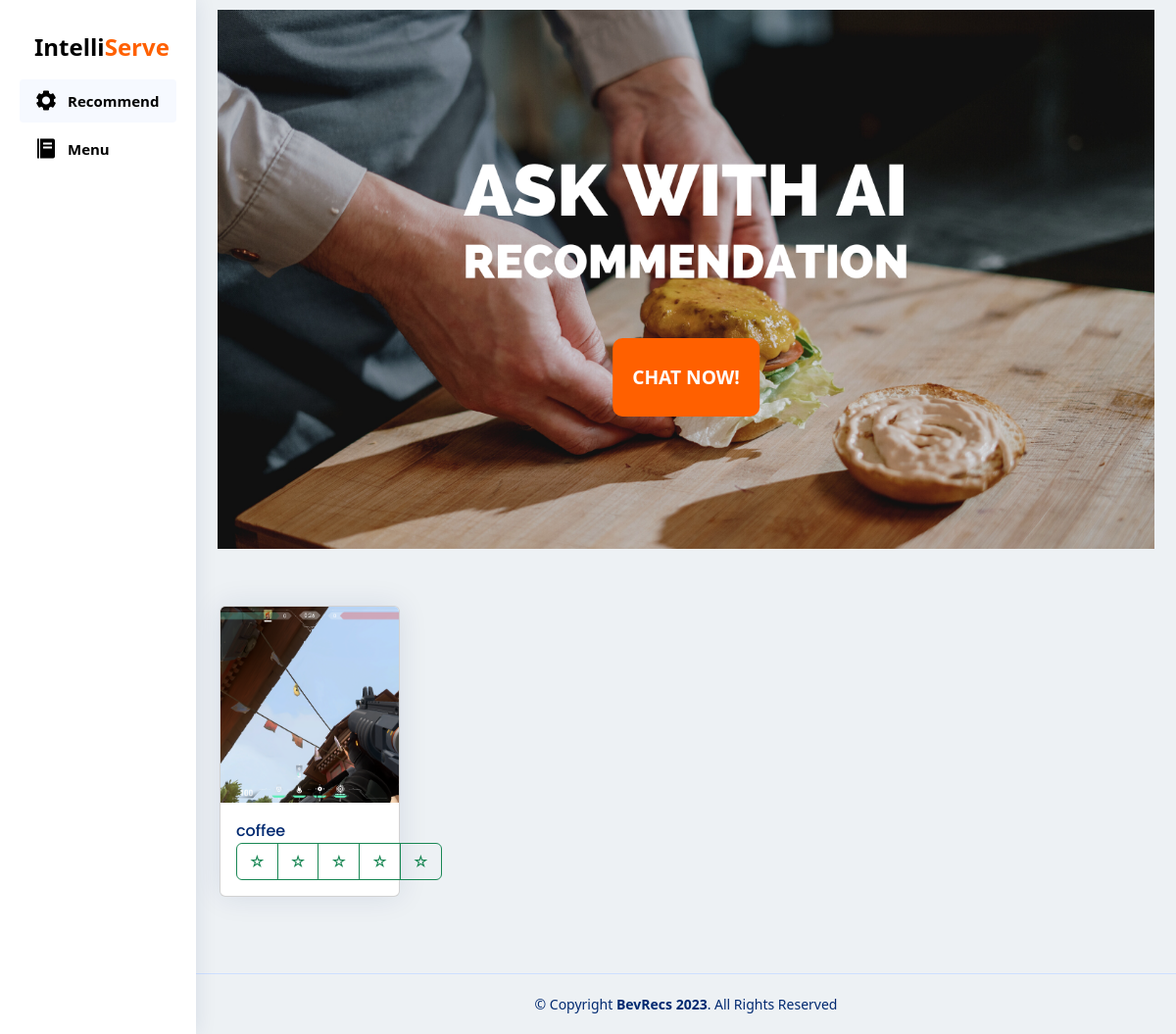
The page /reco/ on the database its author committed.
### pos/models.py (models this page shows)
class MenuDrinks (models.Model):
    menucategory = models.ForeignKey(
        MenuCategory, on_delete=models.CASCADE)
    menuname = models.CharField(max_length=100)
    menuAOPrice1 = models.FloatField( null=True, blank=True)
    menuAOPrice2 = models.FloatField( null=True, blank=True)
    menuAOPrice3 = models.FloatField( null=True, blank=True)
    menuAOPrice4 = models.FloatField( null=True, blank=True)
    menuAOPrice5 = models.FloatField( null=True, blank=True)
    menuimage = models.ImageField(upload_to="mema/")
    menuprice1 = models.FloatField(null=True, blank=True)
    menuprice2 = models.FloatField(null=True, blank=True)
    menuprice3 = models.FloatField(null=True, blank=True)
    ingredient1 = models.ForeignKey(
        Stocks, on_delete=models.CASCADE, related_name='ingredient1', null=True, blank=True)
    ingredient2 = models.ForeignKey(
        Stocks, on_delete=models.CASCADE, related_name='ingredient2', null=True, blank=True)
    ingredient3 = models.ForeignKey(
        Stocks, on_delete=models.CASCADE, related_name='ingredient3', null=True, blank=True)
    ingredient4 = models.ForeignKey(
        Stocks, on_delete=models.CASCADE, related_name='ingredient4', null=True, blank=True)
    ingredient5 = models.ForeignKey(
        Stocks, on_delete=models.CASCADE, related_name='ingredient5', null=True, blank=True)
    ingredient6 = models.ForeignKey(
        Stocks, on_delete=models.CASCADE, related_name='ingredient6', null=True, blank=True)
    ingredient7 = models.ForeignKey(
        Stocks, on_delete=models.CASCADE, related_name='ingredient7', null=True, blank=True)
    ingredient8 = models.ForeignKey(
        Stocks, on_delete=models.CASCADE, related_name='ingredient8', null=True, blank=True)
    ingredient9 = models.ForeignKey(
        Stocks, on_delete=models.CASCADE, related_name='ingredient9', null=True, blank=True)
    ingredient10 = models.ForeignKey(
        Stocks, on_delete=models.CASCADE, related_name='ingredient10', null=True, blank=True)
    addons1 = models.ForeignKey(
        Stocks, on_delete=models.CASCADE, related_name='addons1', null=True, blank=True)
    addons2 = models.ForeignKey(
        Stocks, on_delete=models.CASCADE, related_name='addons2', null=True, blank=True)
    addons3 = models.ForeignKey(
        Stocks, on_delete=models.CASCADE, related_name='addons3', null=True, blank=True)
    addons4 = models.ForeignKey(
        Stocks, on_delete=models.CASCADE, related_name='addons4', null=True, blank=True)
    addons5 = models.ForeignKey(
        Stocks, on_delete=models.CASCADE, related_name='addons5', null=True, blank=True)
    hotAndCold =models.CharField(max_length=15, choices=HOT_AND_COLD_CHOICES, null=True, blank=True )
    quantityIng1 = models.PositiveIntegerField(null=True, blank=True)
    quantityIng2 = models.PositiveIntegerField(null=True, blank=True)
    quantityIng3 = models.PositiveIntegerField(null=True, blank=True)
    quantityIng4 = models.PositiveIntegerField(null=True, blank=True)
    quantityIng5 = models.PositiveIntegerField(null=True, blank=True)
    quantityIng6 = models.PositiveIntegerField(null=True, blank=True)
    quantityIng7 = models.PositiveIntegerField(null=True, blank=True)
    quantityIng8 = models.PositiveIntegerField(null=True, blank=True)
    quantityIng9 = models.PositiveIntegerField(null=True, blank=True)
    quantityIng10 = models.PositiveIntegerField(null=True, blank=True)
    quantityAO1 = models.PositiveIntegerField(null=True, blank=True)
    quantityAO2 = models.PositiveIntegerField(null=True, blank=True)
    quantityAO3 = models.PositiveIntegerField(null=True, blank=True)
    quantityAO4 = models.PositiveIntegerField(null=True, blank=True)
    quantityAO5 = models.PositiveIntegerField(null=True, blank=True)
    q1 = models.BooleanField (default= False)
    q2 = models.BooleanField (default= False)
    q3 = models.BooleanField (default= False)
    question1 = models.BooleanField (default= False)
    question2 = models.BooleanField (default= False)
    question3 = models.BooleanField (default= False)
    question4 = models.BooleanField (default= False)
    def __str__(self):
        return f"{self.menuname} ({self.menucategory.name})"

### pos/views.py (the view)
# urls.py: path('reco/', views.reco, name='reco'),
def reco(request):
    buyitemform = BuyItemForms()  # Instantiate the form
    stocks = Stocks.objects.first()
    menuDrinks = MenuDrinks.objects.all()
    menuCategory = MenuCategory.objects.all()
    buyitem = buyItem.objects.all()
    lowest_price = 99999999
    highest_price = 0
    for row in menuDrinks:
        if row.menuprice1 < lowest_price:
            lowest_price = row.menuprice1
        if row.menuprice1 > highest_price:
            highest_price = row.menuprice1
    context = {
        'buyitemform': buyitemform,
        'stocks': stocks,
        'menuDrinks': menuDrinks,
        'menuCategory': menuCategory,
        'buyitem': buyitem,
        'lowest_price': lowest_price,
        'highest_price': highest_price,
    }
    return render(request, 'recommendation.html', context)

### pos/templates/recommendation.html (shortened to what this page needs)
{% load static %}
<!DOCTYPE html>
<html lang="en">
  <head>
    <link rel="stylesheet" href="https://cdnjs.cloudflare.com/ajax/libs/font-awesome/6.4.0/css/all.min.css"
 />
    <link href='https://unpkg.com/boxicons@2.1.4/css/boxicons.min.css' rel='stylesheet'>
    <link rel="stylesheet" href="{% static 'pos.css' %}">
    <link rel="stylesheet" href="https://cdnjs.cloudflare.com/ajax/libs/twitter-bootstrap/5.2.0/css/bootstrap.min.css">
    <link rel="stylesheet" href="https://cdn.datatables.net/1.13.4/css/dataTables.bootstrap5.min.css">
  </head>
<body >
    <aside id="sidebar" class="sidebar" data-bs-hidden="false">
        <ul class="sidebar-nav" id="sidebar-nav">
          <li class="nav-item">
            <a class="nav-link collapsed " href="{% url 'pos:reco' %}" style="font-size: 24px;">
            <strong>Intelli<span style="color: #FF6000;">Serve</span></strong>
            </a>
          </li>
        <li class="nav-item">
            <a class="nav-link "  href="{% url 'pos:reco'%}">
                <i class='bx bxs-cog'></i><span>Recommend</span>
            </a>
        </li>
        <li class="nav-item">
            <a class="nav-link collapsed" data-bs-target="#menu-nav" href="{% url 'pos:home'%}">
              <i class='bx bxs-food-menu' ></i></i><span>Menu</span>
            </a>
        </li>
        </ul>
      </aside>
      <main id="main" class="main">
        <section class="section menu rounded">
          <div class="container d-flex flex-column ">
            <div class="position-relative">
              <img src="{%static 'img/home.png' %}" alt="Home" class="header-image" style="height: 550px; width: 100%; object-fit: cover;">
              <button id="openChatModal" class="sample position-absolute top-50 start-50 translate-middle" style="margin-top: 100px; background-color: #FF6000; font-size: larger; height: 80px; padding-left: 20px;  padding-right: 20px; border-radius: 10px; border: none; color: #fefefe; font-weight: bolder;">CHAT NOW!</button>
            </section>
      </main>
      <div class="tab-content rounded">
        <div class="tab-content mt-4 p-4" style="margin-left: 200px;" >
          <div class="row row-cols-5 g-2">
            {% for row in menuDrinks|dictsort:'menuprice1' %}
            <div class="col">
              <div class="card">
                <img src="{{ row.menuimage.url }}" class="card-img-top" alt="..." style="height:200px; width:100%; object-fit: cover;">
                <div class="card-body">
                  <div class="row">
                    <div class="col-12">
                      <a class="card-title fs-6 text-nowrap text-decoration-none" href="{% url 'pos:home' %}">{{ row.menuname }}</a>
                    </div>
                    <div class="col-12">
                  <div class="btn-group" role="group" aria-label="Rating" style="width: 5px;">
                    <button type="button" class="btn btn-outline-success">&#9734;</button>
                    <button type="button" class="btn btn-outline-success">&#9734;</button>
                    <button type="button" class="btn btn-outline-success">&#9734;</button>
                    <button type="button" class="btn btn-outline-success">&#9734;</button>
                    <button type="button" class="btn btn-outline-success">&#9734;</button>
                  </div>
                    </div>
                  </div>
                </div>
              </div>
            </div>
            {% endfor %}
          </div>
        </div>
      </div>
                <br>
    <footer id="footer" class="footer">
      <div class="copyright">
        &copy; Copyright <strong><span>BevRecs 2023</span></strong>. All Rights Reserved
      </div>
    </footer>
  </body>
  </html>

### pos/static/pos.css (style rules this page uses)
:root { scroll-behavior: smooth; }
body { font-family: 'Poppins', sans-serif; background-color: #EDF1F4 !important; }
a { color: #4154f1; text-decoration: none; }
#main { margin-top: 0px; padding: 10px 10px; transition: all 0.3s; background-color: #EDF1F4; }
.card { margin-bottom: 30px; border: none; border-radius: 5px; box-shadow: 0px 0 30px rgba(1, 41, 112, 0.1); }
.card-title { padding: 20px 0 15px 0; font-size: 18px; font-weight: 500; color: #012970; font-family: "Poppins", sans-serif; }
.card-body { padding: 0 20px 20px 20px; }
.sidebar { position: fixed; top: 0px; left: 0; bottom: 0; width: 200px; z-index: 996; transition: all 0.3s; padding: 20px; overflow-y: auto; scrollbar-width: thin; scrollbar-color: #aab7cf transparent; box-shadow: 0px 0px 20px rgba(1, 41, 112, 0.1); background-color: #fff; }
@media (min-width: 1200px) { #main, #footer { margin-left: 200px; } }
.sidebar-nav { padding: 0; margin: 0; list-style: none; }
.sidebar-nav li { padding: 0; margin: 0; list-style: none; }
.sidebar-nav .nav-item { margin-bottom: 5px; }
.sidebar-nav .nav-link { display: flex; align-items: center; font-size: 15px; font-weight: 600; color: #000000; transition: 0.3; background: #f6f9ff; padding: 10px 15px; border-radius: 4px; }
.sidebar-nav .nav-link i { font-size: 24px; margin-right: 10px; color: #000000; }
.sidebar-nav .nav-link.collapsed { color: #000000; background: #fff; }
.sidebar-nav .nav-link.collapsed i { color: #000000; }
.footer { padding: 20px 0; font-size: 14px; transition: all 0.3s; border-top: 1px solid #cddfff; margin-top: auto; }
.footer .copyright { text-align: center; color: #012970; }

### rows shown on the page
MenuDrinks: menuimage (picture), menuname "coffee"
